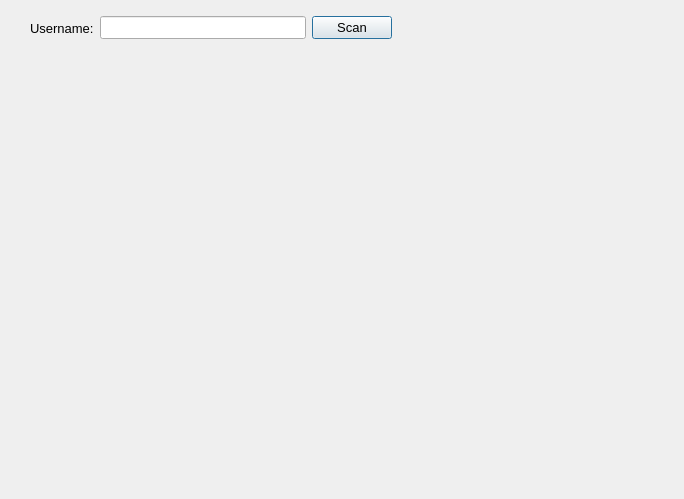
<?xml version="1.0" encoding="UTF-8"?>
<ui version="4.0">
 <class>RegisterDialog</class>
 <widget class="QDialog" name="RegisterDialog">
  <property name="geometry">
   <rect>
    <x>0</x>
    <y>0</y>
    <width>684</width>
    <height>499</height>
   </rect>
  </property>
  <property name="windowTitle">
   <string>Dialog</string>
  </property>
  <widget class="QLabel" name="cameraLabel">
   <property name="geometry">
    <rect>
     <x>0</x>
     <y>80</y>
     <width>681</width>
     <height>431</height>
    </rect>
   </property>
   <property name="text">
    <string/>
   </property>
  </widget>
  <widget class="QWidget" name="layoutWidget">
   <property name="geometry">
    <rect>
     <x>30</x>
     <y>10</y>
     <width>362</width>
     <height>36</height>
    </rect>
   </property>
   <layout class="QHBoxLayout" name="horizontalLayout">
    <item>
     <widget class="QLabel" name="label">
      <property name="font">
       <font>
        <pointsize>10</pointsize>
       </font>
      </property>
      <property name="text">
       <string>Username:</string>
      </property>
     </widget>
    </item>
    <item>
     <widget class="QLineEdit" name="nameInput">
      <property name="font">
       <font>
        <pointsize>10</pointsize>
       </font>
      </property>
     </widget>
    </item>
    <item>
     <widget class="QPushButton" name="saveUserButton">
      <property name="font">
       <font>
        <pointsize>10</pointsize>
       </font>
      </property>
      <property name="text">
       <string>Scan</string>
      </property>
     </widget>
    </item>
   </layout>
  </widget>
 </widget>
 <resources/>
 <connections/>
</ui>
